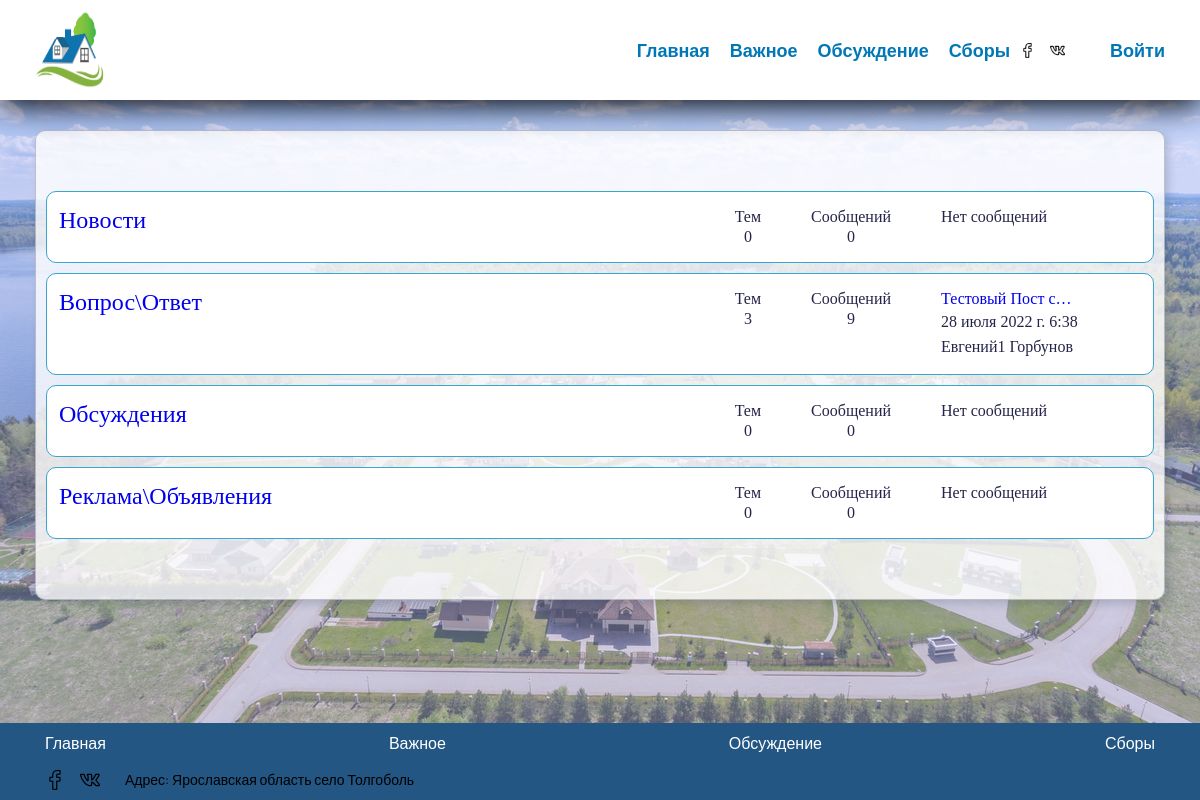
/forum/, run on an earlier commit of the app's database.
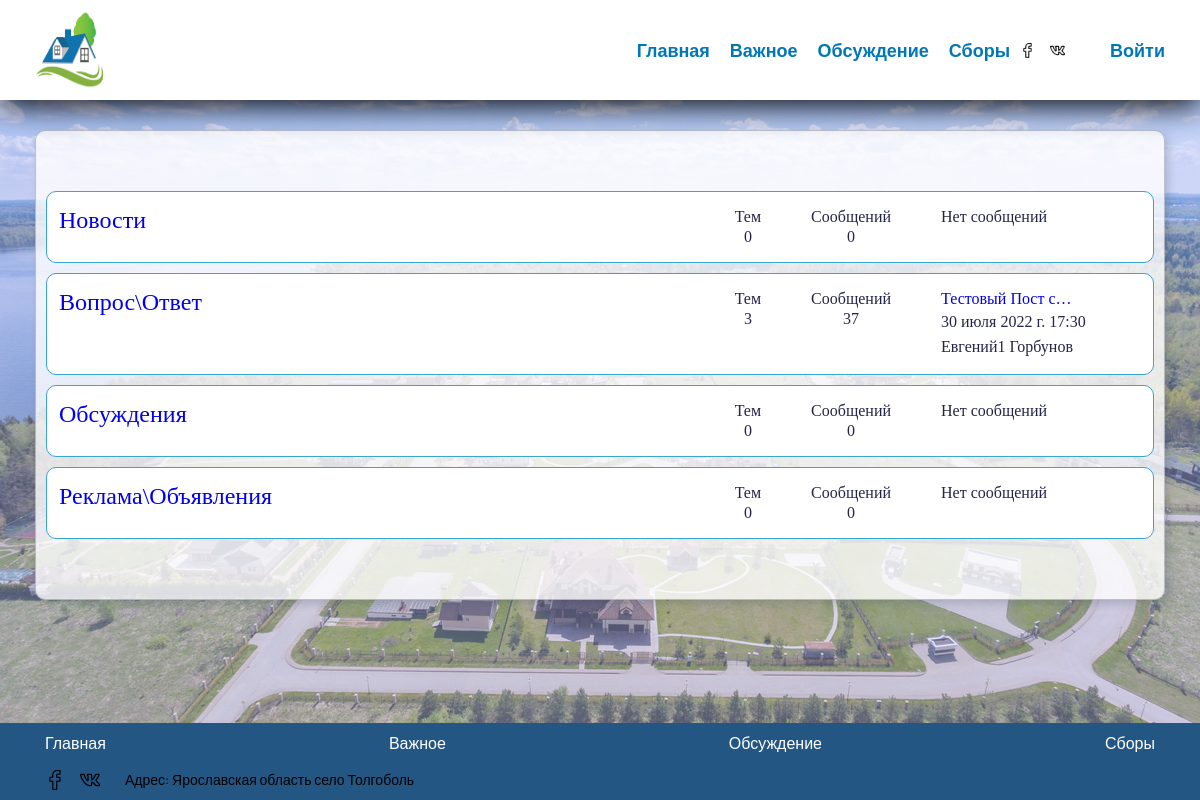
And on a later commit of the database.
### Forum/models.py (models this page shows, shortened)
class Section( models.Model ):
    name = models.CharField( _('Название раздела'), max_length=100, blank=False, unique=False )
    is_news =  models.BooleanField( _('Является ли новостью'), blank=False, default=False )
    def get_last_message_on_post( self ):
        result = None
        posts = self.post_set.all().filter( is_delet=False ).order_by('message__date')
        if posts.count():
            result = posts.last().get_last_message()
        return result

class Post( models.Model ):
    section = models.ForeignKey( Section, on_delete = models.SET_NULL, null=True )
    title = models.CharField( _('Заголовок'), max_length=100, blank=False, unique=False )
    text = models.CharField( _('Текст Новости'), max_length=90000, blank=True, unique=False )
    author = models.ForeignKey( User, on_delete = models.SET_NULL, null=True )
    date = models.DateTimeField( _('Дата создания'), default=timezone.now )
    update_date = models.DateTimeField( _('Дата обновления'), default=timezone.now )
    is_delet =  models.BooleanField( _('Удалена ли запись'), blank=False, default=False )
    is_news =  models.BooleanField( _('Является ли новостью'), blank=False, default=False )
    class Meta:
        verbose_name = 'Пост'
        verbose_name_plural = 'Посты'
        ordering = ['date']
    def get_last_message( self ):
        result = None
        sms = self.message_set.all().filter( is_delet=False ).order_by('date')
        if sms.count():
            result = sms.last()
        return result

class Message( models.Model ):
    post = models.ForeignKey( Post, on_delete = models.CASCADE, blank=False )
    author = models.ForeignKey( User, on_delete = models.SET_NULL, null=True )
    text = models.CharField( _('Текст сообщения'), max_length=90000, blank=True, unique=False )
    date = models.DateTimeField( _('Дата создания'), default=timezone.now )
    update_date = models.DateTimeField( _('Дата обновления'), default=timezone.now )
    is_delet =  models.BooleanField( _('Удалена ли запись'), blank=False, default=False )
    related_message = models.IntegerField( _('Id связанного сообщения'), blank=True, null=True, default=None )
    class Meta:
        verbose_name = 'Сообщение'
        verbose_name_plural = 'Сообщения'
        ordering = ['update_date']

### AuthService/models.py (models this page shows, shortened)
class User( AbstractUser ):
    user_id = models.UUIDField( default=uuid.uuid4, editable=False, unique=True )
    username_validator = validators.UnicodeUsernameValidator()
    password = models.CharField( _('Пароль'), max_length=128 )
    username = models.CharField(
        _('Логин'),
        blank=False,
        max_length=150,
        unique=True,
        help_text=_('Требования. не менее 6 символов. Только буквы, цифры и символы @/./+/-/_ '),
        validators=[username_validator],
        error_messages={
            'unique': _("Пользователь с таким логином уже существует."),
        },
    )
    adres =  models.ForeignKey( Adres, on_delete = models.CASCADE, blank=False )
    first_name = models.CharField( _('Имя'), max_length=150, blank=False )
    last_name = models.CharField( _('Фамилия'), max_length=150, blank=True )
    patronymic = models.CharField( _('Отчество'), max_length=150, blank=True )
    telephon = models.CharField( max_length=12, blank=True )
    email = models.EmailField( _('Email адрес'), blank=True, null=True )
    male = models.CharField( _('Пол'), max_length=150, blank=False )
    birthday = models.DateField( _('День рождения'), blank=True, null=True )
    is_starosta = models.BooleanField( _('Является ли старостой'), default=False )
    is_active = models.BooleanField(
        _('Подтвержден'),
        default=True,
        help_text=_(
            'Поле говорит о том аккаунт подтвержден'
            'Снимите этот флаг вместо удаления аккаунта'
        ),
    )
    token = models.CharField( max_length=120, blank=True, default=secrets.token_urlsafe, editable=False, )
    def __init__( self, *args, **kwargs ):
        super().__init__( *args, **kwargs )
    def __str__(self) -> str:
        return '{} {}'.format( self.first_name, self.last_name )

### Forum/views.py (the view)
# urls.py: path('', ForumNavPage.as_view(), name='forum' ),
class ForumNavPage( DataMixin, TemplateView ):
    template_name = 'Forum/forum_nav.html'
    title = _("Поселок Толгоболь \ Форум")
    @logger
    def get_context_data( self, *, object_list=None, **kwargs ):
        c_super = super().get_context_data(**kwargs)
        c_def = self.get_user_context()
        c_def[ 'title' ] = self.title
        c_def[ 'nav' ] = self.get_forum_nav_context()
        c_def.update( c_super )
        return c_def
    def get_forum_nav_context( self ):
        result = []
        sections = Section.objects.all()
        for section in sections:
            item = {}
            item['name'] = section.name
            item['id'] = section.id
            posts = section.post_set.all().filter( is_delet=False )
            item['posts'] = posts.count()
            item['messages'] = sum( [ i.message_set.all().filter( is_delet=False ).count() for i in posts  ] )
            sms = section.get_last_message_on_post()
            if sms:
                item['last_message'] = {'post_title': sms.post.title, 'post_id': sms.post.id, 'author': sms.author, 'date': sms.update_date}
            result.append( item )
        return result

### MainService/logger.py (called while the page is built)
def logger( func, *args, **kwargs ):
    def wrap( *args, **kwargs ):
        Logger().Log( logging.INFO, func.__name__, '[pd][start]', args, kwargs)
        stack = traceback.extract_stack()
        res = func( *args, **kwargs )
        Logger().Log( logging.INFO, func.__name__, '[pd][finish]', res)
        return res
    return wrap

    def __new__( cls ):
        if not hasattr( cls, 'instance'):
            cls.instance = super( Logger, cls ).__new__( cls )
        return cls.instance

    def Log( self, log_level, *args, **kwargs ):
        print(log_level, 'log_level')
        msg = self._get_msg( *args )
        logging.log( log_level, msg, **kwargs )

    @staticmethod
    def _get_msg( *arg ):
        msg = ''
        for i in arg:
            msg += str(i) + ' '
        return msg

### Forum/templates/Forum/forum_nav.html (shortened to what this page needs)
{% extends 'Forum/forum_base.html' %}
{% load static %}
{% block forum_content %}
<div class="forum__nav">
  {% for section in nav %}
  <div class="section">
    <div class="section__item">
      <a  href="{% url 'forum' %}{{ section.id }}">
        <div class="section__title">{{ section.name }}</div>
      </a>
      <div class="section__wrap">
        <div class="section__tem">
          <p>Тем</p>
          <p>{{ section.posts }}</p>
        </div>
        <div class="section__msg">
          <p>Сообщений</p>
          <p>{{ section.messages }}</p>
        </div>
        <div class="section__new-msg">
          {% if section.last_message %}
          <a href="{% url 'forum' %}{{ section.id }}/{{ section.last_message.post_id }}"><p>{{ section.last_message.post_title|truncatechars:16 }}</p></a>
          <div>
            <span>{{ section.last_message.date }}</span>
            <span>{{ section.last_message.author }}</span>
          </div>
          {% else %}
          <p>Нет сообщений</p>
          {% endif %}
        </div>
      </div>
    </div>
  </div>
  {% endfor %}
</div>
{% endblock %}

What changed in the data, as far as the page shows it:
no longer on this page (row unchanged): Message: last_message "28 июля 2022 г. 6:38"
added Message: last_message "30 июля 2022 г. 17:30"
Also different on the page:
new list line: "Вопрос\\Ответ"
new list line: "Тем 3 Сообщений 37"
new list line: "Тестовый Пост с…"
new list line: "Евгений1 Горбунов"
list line gone: "Вопрос\\Ответ"
list line gone: "Тем 3 Сообщений 9"
list line gone: "Тестовый Пост с…"
list line gone: "Евгений1 Горбунов"
